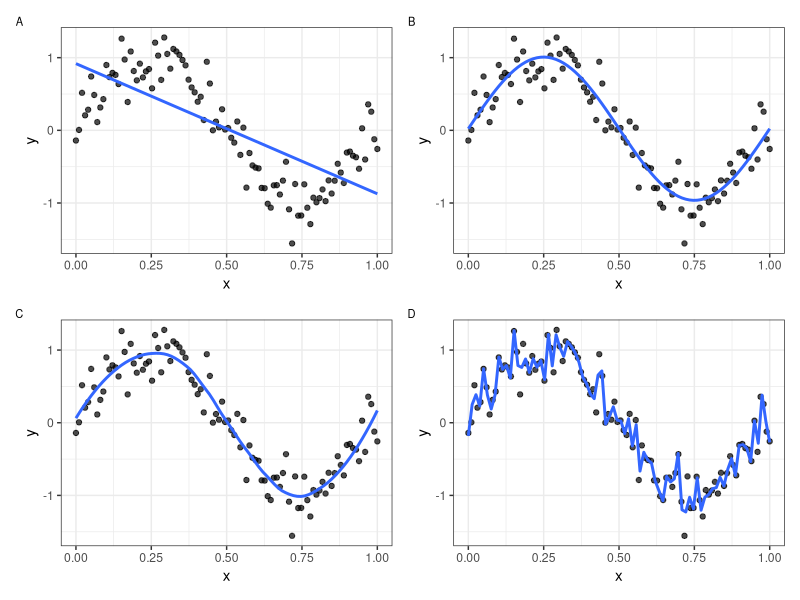

Source code (R):
## ---- chunk 1
#| code-fold: true
set.seed(123)
sinsim <- function(n,sd=0.1) {
  x <- seq(0,1,length.out=n)
  y <- sin(2*pi*x) + rnorm(n,0,sd)
  return(data.frame(x=x,y=y))
}
dat <- sinsim(100,0.25)
library(ggplot2)
library(patchwork)
p_base <- ggplot(dat,aes(x=x,y=y)) +
 geom_point(alpha=0.7) +
 theme_bw()
p_lm <- p_base + 
 geom_smooth(method="lm", se=FALSE, alpha=0.6, formula = y ~ x) 
p_lmsin <- p_base +
 geom_smooth(method="lm",formula=y~sin(2*pi*x), se=FALSE, alpha=0.6) 
p_loess_wide <- p_base +
  geom_smooth(method="loess",span=0.5, se=FALSE, alpha=0.6, formula = y ~ x) 
p_loess_narrow <- p_base + 
 geom_smooth(method="loess",span=0.05, se=FALSE, alpha=0.6, formula = y ~ x) 
p_lm + p_lmsin + p_loess_wide + p_loess_narrow + plot_layout(ncol=2) +
  plot_annotation(tag_levels = 'A') & 
  theme(plot.tag = element_text(size = 8))
